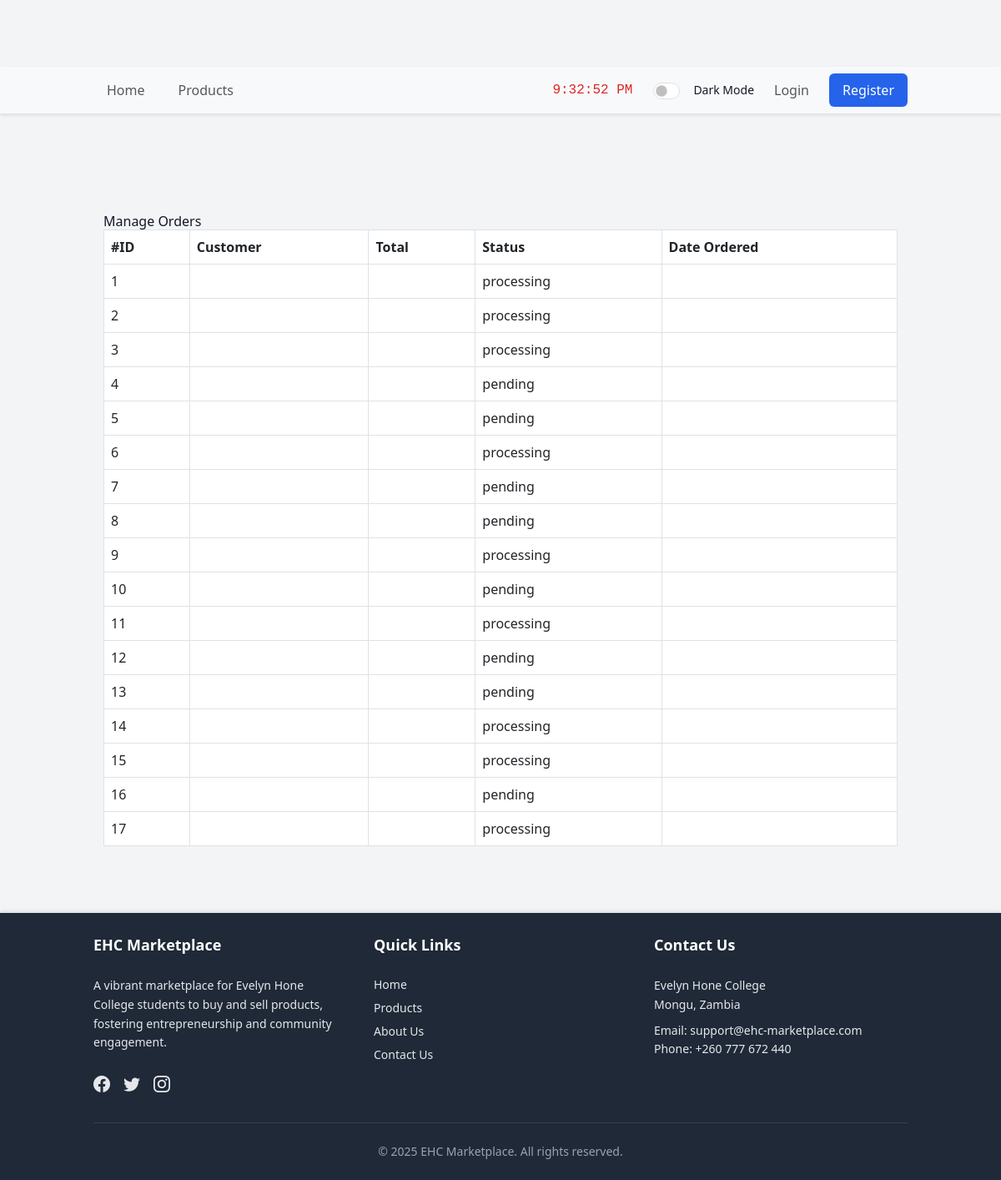
/manage-orders/, run on the app's committed database.
### marketplace/models.py (models this page shows, shortened)
class Order(models.Model):
    STATUS_CHOICES = [
        ('pending', 'Pending'),
        ('processing', 'Processing'),
        ('shipped', 'Shipped'),
        ('delivered', 'Delivered'),
        ('cancelled', 'Cancelled'),
    ]
    buyer = models.ForeignKey(User, on_delete=models.CASCADE, related_name='orders')
    order_date = models.DateTimeField(auto_now_add=True)
    status = models.CharField(max_length=20, choices=STATUS_CHOICES, default='pending')
    delivery_location = models.CharField(max_length=255)
    delivery_fee = models.DecimalField(max_digits=10, decimal_places=2)
    total_amount = models.DecimalField(max_digits=10, decimal_places=2)

### marketplace/views.py (the view)
# urls.py: path('manage-orders/', views.marketplace_order_changelist, name='marketplace_order_changelist'),
def marketplace_order_changelist(request):
    orders = Order.objects.all()
    return render(request, 'marketplace/marketplace_order_changelist.html', {'orders': orders})

### marketplace/templates/marketplace/marketplace_order_changelist.html
{% extends 'base.html' %} {% block content %}
<div class="container mt-4">
    <h2>Manage Orders</h2>
    {% if orders %}
    <table class="table table-bordered">
        <thead>
            <tr>
                <th>#ID</th>
                <th>Customer</th>
                <th>Total</th>
                <th>Status</th>
                <th>Date Ordered</th>
            </tr>
        </thead>
        <tbody>
            {% for order in orders %}
            <tr>
                <td>{{ order.id }}</td>
                <td>{{ order.customer.username }}</td>
                <td>{{ order.total_price }}</td>
                <td>{{ order.status }}</td>
                <td>{{ order.created_at }}</td>
            </tr>
            {% endfor %}
        </tbody>
    </table>
    {% else %}
    <p>No orders found.</p>
    {% endif %}
</div>
{% endblock %}

### templates/base.html (style rules this page uses)
body { min-height: 100vh; display: flex; flex-direction: column; transition: background-color 0.3s ease, color 0.3s ease; }

### templates/include/navbar.html (style rules this page uses)
body { padding-top: 80px; transition: background-color 0.3s ease, color 0.3s ease; }

### data on the page
Order: id "1", status "processing"
Order: id "2", status "processing"
Order: id "3", status "processing"
Order: id "4", status "pending"
Order: id "5", status "pending"
Order: id "6", status "processing"
Order: id "7", status "pending"
Order: id "8", status "pending"
Order: id "9", status "processing"
Order: id "10", status "pending"
Order: id "11", status "processing"
Order: id "12", status "pending"
Order: id "13", status "pending"
Order: id "14", status "processing"
Order: id "15", status "processing"
Order: id "16", status "pending"
Order: id "17", status "processing"
